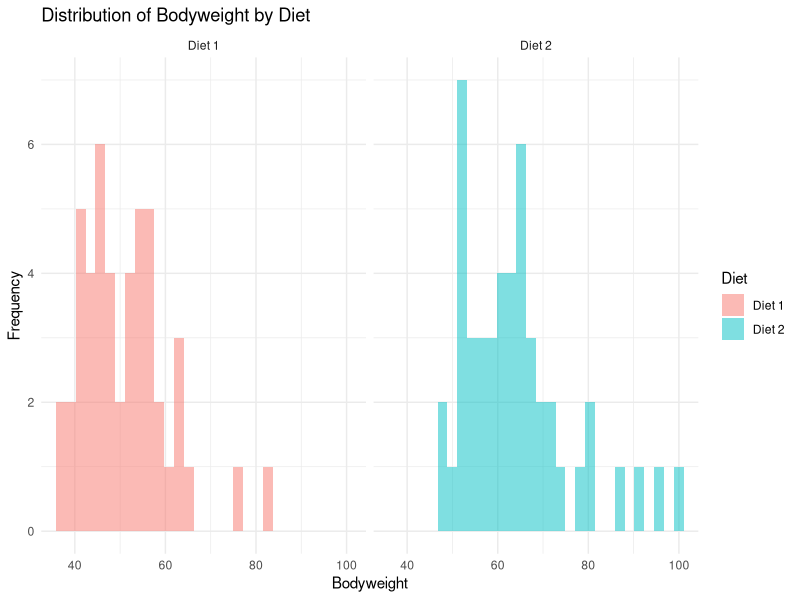
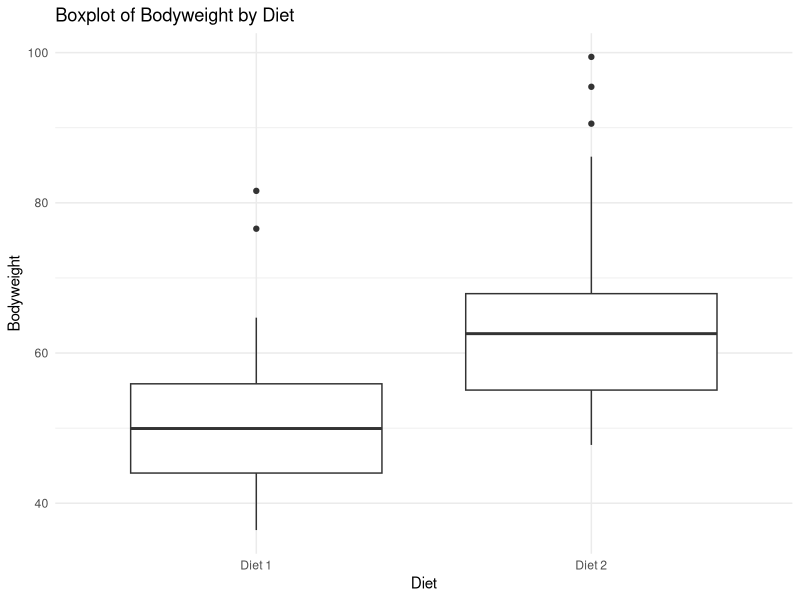

Here is the R script that generated these plots, in order:
## ---- chunk 1
knitr::opts_chunk$set(echo = TRUE)
library(ggplot2)
library(dplyr)
library(stats)
## ---- chunk 2
bodyweight_data <- read.csv("bodyweight_data.csv")
bodyweight_data
## ---- chunk 3
ggplot(bodyweight_data, aes(x = Bodyweight, fill = Diet)) +
  geom_histogram(alpha = 0.5, position = "identity") +
  facet_wrap(~ Diet) +
  labs(title = "Distribution of Bodyweight by Diet",
       x = "Bodyweight",
       y = "Frequency") +
  theme_minimal()
## ---- chunk 4
ggplot(bodyweight_data, aes(x = Diet, y = Bodyweight)) +
  geom_boxplot() +
  labs(title = "Boxplot of Bodyweight by Diet",
       x = "Diet",
       y = "Bodyweight") +
  theme_minimal()
## ---- chunk 5
shapiro_diet1 <- shapiro.test(bodyweight_data$Bodyweight[bodyweight_data$Diet == "Diet 1"])
shapiro_diet2 <- shapiro.test(bodyweight_data$Bodyweight[bodyweight_data$Diet == "Diet 2"])

cat("Shapiro-Wilk test for Diet 1:\n")
print(shapiro_diet1)
cat("\nShapiro-Wilk test for Diet 2:\n")
print(shapiro_diet2)
## ---- chunk 6
mann_whitney_result <- wilcox.test(Bodyweight ~ Diet, data = bodyweight_data)
print(mann_whitney_result)
